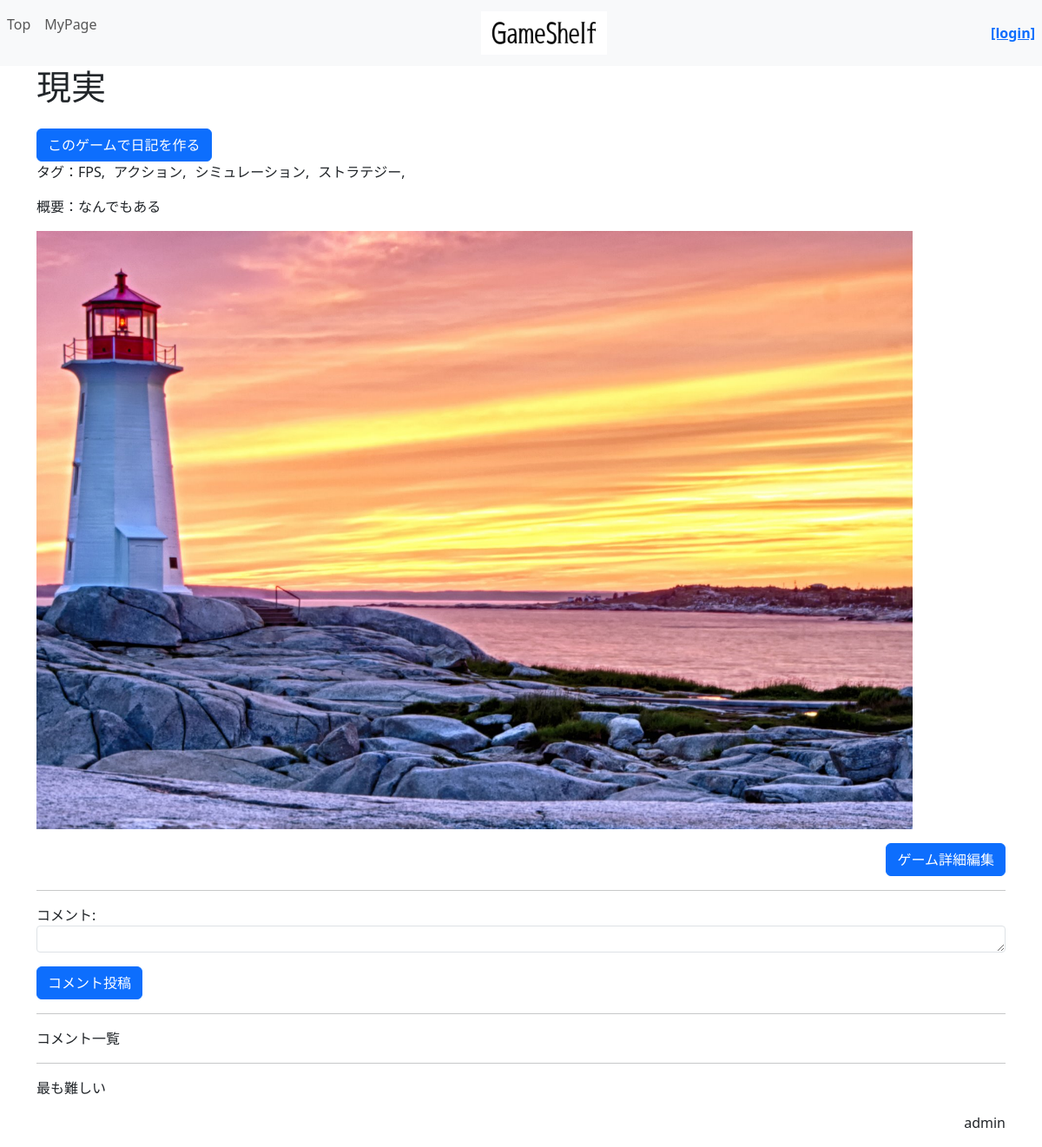
The app's page /game/3 with its own data.
### game/models.py (models this page shows, shortened)
class Game(models.Model):
    game_tag = models.ManyToManyField(Tag)
    game_title = models.CharField(max_length=100)
    game_content = models.TextField()
    game_image = models.ImageField(upload_to="media/", blank=True, null=True)

class GameComment(models.Model):
    game_comment_user = models.ForeignKey(CustomUser, on_delete=models.CASCADE)
    game_comment_game = models.ForeignKey(Game, on_delete=models.CASCADE)
    game_comment_comment = models.CharField(max_length=1000)

### top/models.py (models this page shows)
class Tag(models.Model):
    tag = models.CharField(max_length=100)
    def __str__(self):
        return self.tag

### accounts/models.py (models this page shows)
class CustomUser(AbstractUser):
    userimage = models.ImageField(verbose_name='プロフィール画像', upload_to="media/", blank=True, null=True) #プロフ画像を管理
    exp = models.IntegerField(verbose_name='経験値', blank=True, null=True) #ユーザーの経験値を管理
    rank = models.IntegerField(verbose_name='ランク', blank=True, null=True) #ユーザーのランクを管理
    nickname = models.CharField(verbose_name='ニックネーム', max_length=10, blank=False, null=False)

### game/views.py (the view, shortened to what this page needs)
# urls.py: path('<int:game_id>', views.game,name="game"),
def game(request, game_id):
    game    = Game.objects.get(pk=game_id) # Game オブジェクトを取得、gameIDを主キーとしてGET
    comment = GameComment.objects.filter(game_comment_game=game) #game_comment_game = models.ForeignKey(Game, on_delete=models.CASCADE)
    form    = GameCommentForm() #コメント入力用フォーム
    params = {
        "login_user"    :   request.user, #現在のログインユーザー情報（request.user）
        "displaygame"   :   game, #game詳細情報全体
        "displaycomment":   comment, #gameに対してのコメント一覧
        "commentform"   :   form,
    }
    return render(request, 'game/game.html', params)

### game/forms.py
class GameCommentForm(forms.ModelForm): #保存用にModelFormを使う
    class Meta:
        model=GameComment #参照先のテーブル（モデル）
        fields=["game_comment_comment"]
        widgets={
            "game_comment_comment": forms.Textarea(attrs={"class":"form-control form-control-sm","rows": 1}),
        }
        labels = {
            "game_comment_comment": "",  # ラベルを空に設定する
        }

### game/templates/game/game.html (shortened to what this page needs)
{% extends "top/layout.html" %}
{% load static %}
{% block content %}
<h1>{{ displaygame.game_title }}</h1>
<a href="{% url 'newdiary' displaygame.id %}" class="btn btn-primary mt-3">このゲームで日記を作る</a>
<ul class="tags-container">
<p>タグ：
    {% for tag in displaygame.game_tag.all %}
        <li class="tag-item">{{ tag }},</li>
    {% endfor %}
</p>
</ul>
<p>概要：{{ displaygame.game_content }}</p>
{% if displaygame.game_image %}
    <img src="{{ MEDIA_URL }}{{ displaygame.game_image.url }}" alt="{{ displaygame.game_title }}">
{% endif %}
<form action="{% url 'editgame' displaygame.id %}" method="get" class="mt-3">
    <div style="text-align: right;">
    <button class="btn btn-primary">ゲーム詳細編集</button>
    </div>
</form>
<hr>
<form action="{% url 'game' displaygame.id %}" method="post" class="mt-3">
    <label>コメント:</label>
    {{ commentform.as_p }}
    <button class="btn btn-primary">コメント投稿</button>
</form>
<hr>
<p>コメント一覧</p>
{% for comment in displaycomment %}
    <hr>
    <p>{{ comment.game_comment_comment }}</p>
    <div style="text-align: right;">
        <p>{{comment.game_comment_user}}</p>
    </div>
{% endfor %}
{% endblock %}

### top/templates/top/layout.html (style rules this page uses)
.tags-container { list-style: none; padding: 0; margin: 0; display: flex; flex-wrap: wrap; }
.tag-item { margin-right: 10px; }

### records on screen
Game: game_title "現実", game_content "なんでもある", game_image (picture)
Tag: tag "FPS"
Tag: tag "アクション"
Tag: tag "シミュレーション"
Tag: tag "ストラテジー"
GameComment: game_comment_comment "最も難しい", game_comment_user "admin"
